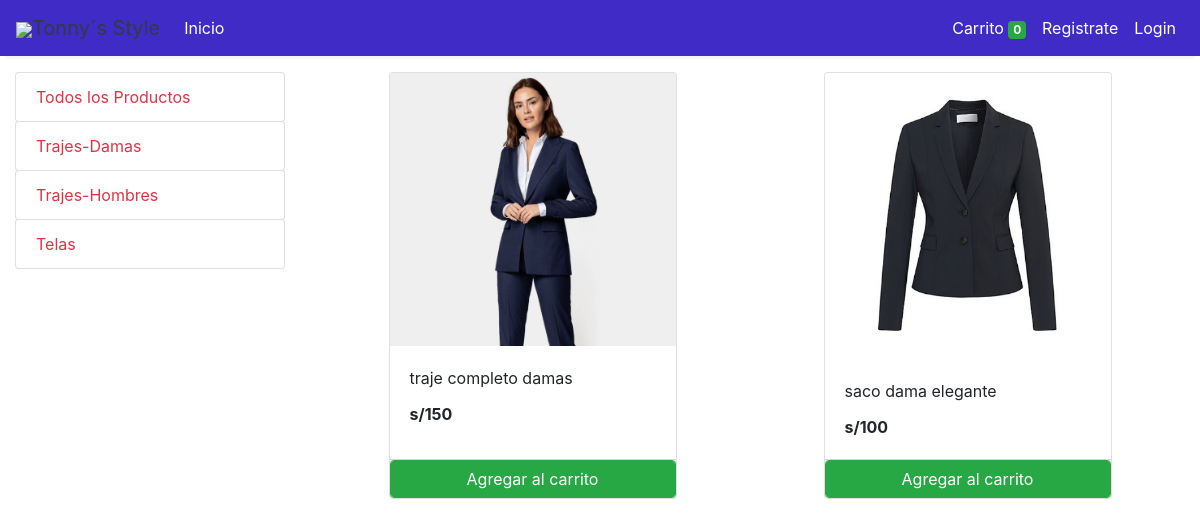
Screenshot of /store?category=22 with the database file from the repository.
### store/models/category.py (models this page shows, shortened)
class Category(models.Model):
    name= models.CharField(max_length=50)
    @staticmethod
    def get_all_categories():
        return Category.objects.all()

### store/models/product.py (models this page shows, shortened)
class Products(models.Model):
    name = models.CharField(max_length=60)
    price= models.IntegerField(default=0)
    category= models.ForeignKey(Category,on_delete=models.CASCADE,default=1 )
    description= models.CharField(max_length=250, default='', blank=True, null= True)
    image= models.ImageField(upload_to='uploads/products/')
    @staticmethod
    def get_all_products_by_categoryid(category_id):
        if category_id:
            return Products.objects.filter (category=category_id)
        else:
            return Products.get_all_products()

### store/views/home.py (the view)
# urls.py: path('' , include('store.urls'))
def store(request):
    cart = request.session.get('cart')
    if not cart:
        request.session['cart'] = {}
    products = None
    categories = Category.get_all_categories()
    categoryID = request.GET.get('category')
    if categoryID:
        products = Products.get_all_products_by_categoryid(categoryID)
    else:
        products = Products.get_all_products();
    data = {}
    data['products'] = products
    data['categories'] = categories
    print('you are : ', request.session.get('email'))
    return render(request, 'index.html', data)

### store/templatetags/cart.py (called while the page is built)
@register.filter (name='is_in_cart')
def is_in_cart(product, cart):
    keys = cart.keys ()
    for id in keys:
        if int (id) == product.id:
            return True
    return False

### store/templates/index.html (shortened to what this page needs)
{% extends 'base.html' %}
{% block content %}
{% load cart %}
{% load custom_filter %}
<div class="container-fluid mt-3">
	<div class="row">
		<div class="col-lg-3 mx-auto">
			<div class="list-group">
				<a href="/" class="list-group-item list-group-item-action btn btn-outline-success text-danger">Todos los Productos</a>
				{% for category in categories %}
				<a href="/?category={{category.id}}"
					class="list-group-item list-group-item-action btn btn-outline-success text-danger">{{category.name}}</a>
				{% endfor %}
			</div>
		</div>
		<div id='products' class="col-lg-9 mx-auto">
			<div class="row mx-auto">
				{% for product in products %}
				<div class="card mx-auto mb-3" id={{product.id}} style="width: 18rem;">
					<img class="card-img-top" src="{{product.image.url}}" alt="Card image cap">
					<div class="card-body">
						<p class="card-title">{{product.name}}</p>
						<p class="card-text"><b>s/{{product.price}}</b></p>
					</div>
					<div class="card-footer p-0 no-gutters">
						{% if product|is_in_cart:request.session.cart %}
						<div class="row no-gutters">
							<form action="/#{{product.id}}" class="col-2 " method="post">
								{% csrf_token %}
								<input hidden type="text" name='product' value='{{product.id}}'>
								<input hidden type="text" name='remove' value='True'>
								<input type="submit" value=" - " class="btn btn-block btn-success border-right">
							</form>
							<div class="text-center col btn btn-success">{{product|cart_quantity:request.session.cart}} in Cart</div>
							<form action="/#{{product.id}}" class="col-2 " method="post">
								{% csrf_token %}
								<input hidden type="text" name='product' value='{{product.id}}'>
								<input type="submit" value=" + " class="btn btn-block btn-success border-left">
							</form>
						</div>
						{% else %}
						<form action="/#{{product.id}}" method="POST" class="btn-block">
							<input type="submit" class="float-right btn btn-success form-control"
								value="Agregar al carrito">
						</form>
						{% endif %}
					</div>
				</div>
				{% endfor %}
			</div>
		</div>
	</div>
</div>
{% endblock %}

### rows the page displays
Category: name "Trajes-Damas"
Category: name "Trajes-Hombres"
Category: name "Telas"
Products: image (picture), name "traje completo damas", price "150"
Products: image (picture), name "saco dama elegante", price "100"

### other values shown
{{ request.session.cart.keys|length }} "0"
